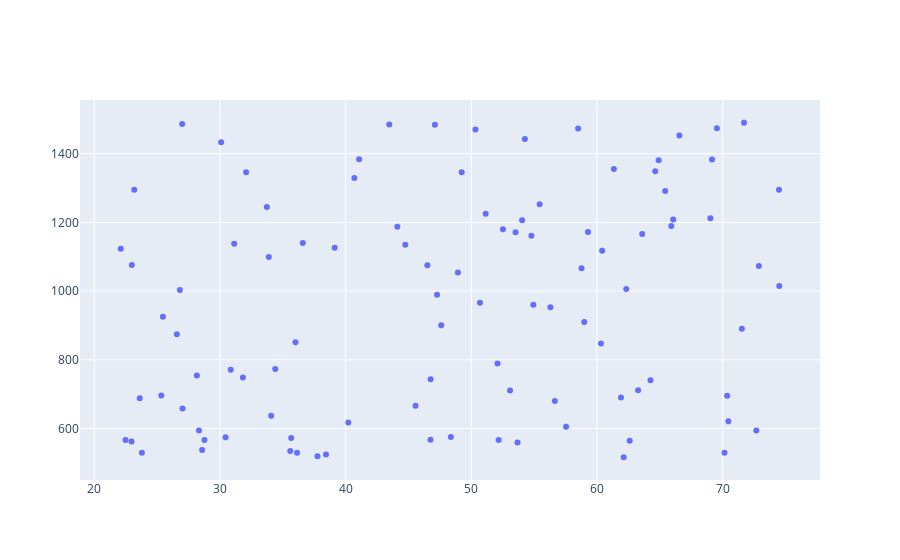

Write notebook code for a chart like this one.
### Markdown cell above
## Examples   [Scatter Plot](https://plot.ly/python-api-reference/generated/plotly.graph_objects.Scatter.html)

### Code cell
# SCATTER PLOT

trace0 = go.Scatter( x= female_age,
                     y = female_salary,
                     mode = "markers")

data = [ trace0 ]
iplot( {"data":data})
